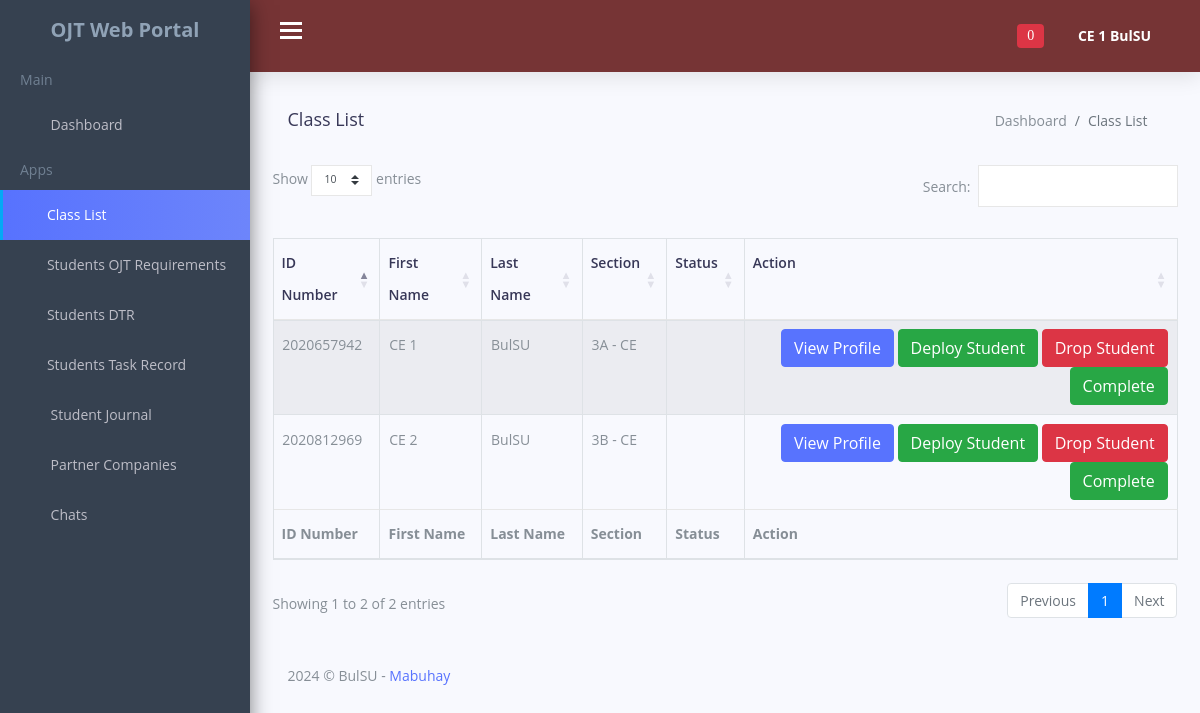
Screenshot of /coordinator/classLIST.php (signed in) with the database file from the repository.
### tables this page shows
CREATE TABLE `coordinators_account` (
  `id` int(11) NOT NULL,
  `uniqueID` varchar(200) NOT NULL,
  `first_name` varchar(100) NOT NULL,
  `middle_name` varchar(100) NOT NULL,
  `last_name` varchar(100) NOT NULL,
  `faculty_id` varchar(20) NOT NULL,
  `coor_dept` varchar(200) NOT NULL,
  `course_handled` varchar(200) NOT NULL,
  `complete_address` varchar(300) NOT NULL,
  `phone_number` varchar(13) NOT NULL,
  `coordinators_email` varchar(200) NOT NULL,
  `coordinators_password` varchar(200) NOT NULL,
  `coordinators_profile_picture` varchar(500) NOT NULL,
  `verification_code` int(8) NOT NULL,
  `verify_status` varchar(80) NOT NULL DEFAULT 'Not Verified',
  `online_offlineStatus` varchar(50) NOT NULL DEFAULT 'Offline'
);

CREATE TABLE `students_data` (
  `id` int(11) NOT NULL,
  `uniqueID` varchar(200) NOT NULL,
  `first_name` varchar(70) NOT NULL,
  `middle_name` varchar(70) NOT NULL,
  `last_name` varchar(70) NOT NULL,
  `student_ID` varchar(50) NOT NULL,
  `stud_dept` varchar(150) NOT NULL,
  `stud_course` varchar(150) NOT NULL,
  `stud_section` varchar(150) NOT NULL,
  `complete_address` varchar(200) NOT NULL,
  `stud_gender` varchar(100) NOT NULL,
  `phone_number` varchar(12) NOT NULL,
  `stud_email` varchar(200) NOT NULL,
  `stud_password` varchar(200) NOT NULL,
  `guardians_name` varchar(200) NOT NULL,
  `guardians_cpNumber` varchar(20) NOT NULL,
  `profile_picture` varchar(200) NOT NULL,
  `verification_code` int(8) NOT NULL,
  `verify_status` varchar(80) NOT NULL DEFAULT 'Not Verified',
  `online_offlineStatus` varchar(80) NOT NULL DEFAULT 'Offline',
  `ojt_status` varchar(80) DEFAULT NULL
);

### coordinator/classLIST.php (the view, shortened to what this page needs)
<?php
include '../connection/config.php';
?>
<!DOCTYPE html>
<html lang="en">
<head>
    <link href="css/lib/font-awesome.min.css" rel="stylesheet">
    <link href="css/lib/themify-icons.css" rel="stylesheet">
    <link href="css/lib/owl.carousel.min.css" rel="stylesheet" />
    <link href="css/lib/owl.theme.default.min.css" rel="stylesheet" />
    <link href="css/lib/menubar/sidebar.css" rel="stylesheet">
    <link href="css/lib/bootstrap.min.css" rel="stylesheet">
    <link href="css/lib/helper.css" rel="stylesheet">
    <link href="css/style.css" rel="stylesheet">
    <link href="css/lib/sweetalert/sweetalert.css" rel="stylesheet">
    <link href="https://cdn.datatables.net/1.13.6/css/dataTables.bootstrap4.min.css" rel="stylesheet">
</head>
<body>
<?php
require_once 'templates/coordinators_navbar.php';
?>
    <div class="content-wrap">
        <div class="main">
            <div class="container-fluid">
                <div class="row">
                    <div class="col-lg-8 p-r-0 title-margin-right">
                        <div class="page-header">
                            <div class="page-title">
                                <h1>Class List</h1>
                            </div>
                        </div>
                    </div>
                    <div class="col-lg-4 p-l-0 title-margin-left">
                        <div class="page-header">
                            <div class="page-title">
                                <ol class="breadcrumb">
                                    <li class="breadcrumb-item">
                                        <a href="dashboard.php">Dashboard</a>
                                    </li>
                                    <li class="breadcrumb-item active">Class List</li>
                                </ol>
                            </div>
                        </div>
                    </div>
                </div>
                <div id="Time" class="tabpane" style="overflow: auto;">
                <table id="datatablesss" class="table table-striped table-bordered" style="width:100%">
        <thead>
            <tr>
                <th>ID Number</th>
                <th>First Name</th>
                <th>Last Name</th>
                <th>Section</th>
                <th>Status</th>
                <th>Action</th>
            </tr>
        </thead>
        <tbody>
            <?php
            $course_handled = $_SESSION['auth_user']['coordinator_courseHANDLED'];
            $stmt = $conn->prepare("SELECT * FROM students_data WHERE stud_course = ?");
            $stmt->execute([$course_handled]);
            $data = $stmt->fetchAll(PDO::FETCH_ASSOC);
            foreach ($data as $result) {
            ?>
            <tr>
                <td><?= $result['student_ID'] ?></td>
                <td><?= $result['first_name'] ?></td>
                <td><?= $result['last_name'] ?></td>
                <td><?= $result['stud_section'] ?></td>
                <td><?= $result['ojt_status'] ?></td>
                <td>
                    <a href="coordinator_stud_profile.php?student_ID=<?= $result['id'] ?>" class="btn btn-primary">View Profile</a>
                    <button type="button" class="btn btn-success" data-toggle="modal" data-target="#modelId_<?= $result['id'] ?>">Deploy Student</button>
                    <button type="button" class="btn btn-danger" data-toggle="modal" data-target="#modelIDdropstudent_<?= $result['id'] ?>">Drop Student</button>
                    <button type="button" class="btn btn-success" data-toggle="modal" data-target="#modelIDcompletestudent_<?= $result['id'] ?>">Complete</button>
                </td>
            </tr>
            <?php
            }
            ?>
        </tbody>
        <tfoot>
            <tr>
                <th>ID Number</th>
                <th>First Name</th>
                <th>Last Name</th>
                <th>Section</th>
                <th>Status</th>
                <th>Action</th>
            </tr>
        </tfoot>
    </table>
        </div>
                <section id="main-content">
                    <div class="row">
                        <div class="col-lg-12">
                            <div class="footer">
                                <p>2024 © BulSU -
                                    <a href="#">Mabuhay</a>
                                </p>
                            </div>
                        </div>
                    </div>
                </section>
            </div>
        </div>
    </div>
</body>
</html>

### coordinator/templates/coordinators_navbar.php (shortened to what this page needs)
<div class="sidebar sidebar-hide-to-small sidebar-shrink sidebar-gestures">
        <div class="nano">
            <div class="nano-content">
                <ul>
                    <div class="logo"><a href="dashboard.php">
                            <span>OJT Web Portal</span></a></div>
                    <li class="label">Main</li>
                    <li><a href="dashboard.php"><i class="ti-home"></i> Dashboard </a></li>
                    <li class="label">Apps</li>
                    <li><a href="classLIST.php"><i class="ti-user"></i>Class List </a></li>
                    <li><a href="students_ojt_requirements.php"><i class="ti-folder"></i>Students OJT Requirements </a></li>
                    <li><a href="students_DTR.php"><i class="ti-alarm-clock"></i>Students DTR </a></li>
                    <li><a href="students_task_record.php"><i class="ti-list"></i>Students Task Record </a></li>
                    <li><a href="students_narrativeReport.php"><i class="ti-files"></i> Student Journal </a></li>
                    <li><a href="partner_companies.php"><i class="ti-layout-width-default"></i> Partner Companies </a></li>
                    <li><a class="sidebar-sub-toggle"><i class="ti-comment-alt"></i> Chats <span class="sidebar-collapse-icon ti-angle-down"></span></a>
                    </li>
                </ul>
            </div>
        </div>
    </div>
    <div class="header">
        <div class="container-fluid">
            <div class="row">
                <div class="col-lg-12">
                    <div class="float-left">
                        <div class="hamburger sidebar-toggle">
                            <span class="line"></span>
                            <span class="line"></span>
                            <span class="line"></span>
                        </div>
                    </div>
                    <div class="float-right">
                        <div class="dropdown dib">
                            <div class="header-icon" data-toggle="dropdown">
                                <i class="ti-bell">
                                    <span class="badge badge-danger" id="notification-badge">
                                    <?php
                                        if(isset($_SESSION['auth_user']['coordinators_id'])) {
                                            $studID = $_SESSION['auth_user']['coordinators_id'];
                                            $unread = 'Unread';
                                            $stmt = $conn->prepare("SELECT COUNT(*) AS total_unread FROM coordinatorsystemnotification WHERE coordinator_id = ? AND status = ?");
                                            $stmt->execute([$studID, $unread]);
                                            $result = $stmt->fetch(PDO::FETCH_ASSOC);
                                            $totalUnread = $result['total_unread'];
                                            echo $totalUnread;
                                        }
                                    ?>
                                    </span>
                                </i>
                            </div>
                        </div>
                        <div class="dropdown dib">
                            <div class="header-icon" data-toggle="dropdown">
                            <?php
                                if(isset($_SESSION['auth_user']['coordinators_id'])) {
                                    $coordinatorID = $_SESSION['auth_user']['coordinators_id'];
                                    $stmt = $conn->prepare("SELECT * FROM coordinators_account WHERE id = ? ");
                                    $stmt->execute([$coordinatorID]);
                                    $result = $stmt->fetch(PDO::FETCH_ASSOC);
                                }
                            ?>
                                <span class="user-avatar"><?php echo $result['first_name'];?> <?php echo $result['last_name'];?>
                                    <i class="ti-angle-down f-s-10"></i>
                                </span>
                            </div>
                        </div>
                    </div>
                </div>
            </div>
        </div>
    </div>

### rows the page displays
coordinators_account: first_name "CE 1", last_name "BulSU"
students_data: student_ID "2020657942", first_name "CE 1", last_name "BulSU", stud_section "3A - CE"
students_data: student_ID "2020812969", first_name "CE 2", last_name "BulSU", stud_section "3B - CE"

### other values shown
$totalUnread "0"
